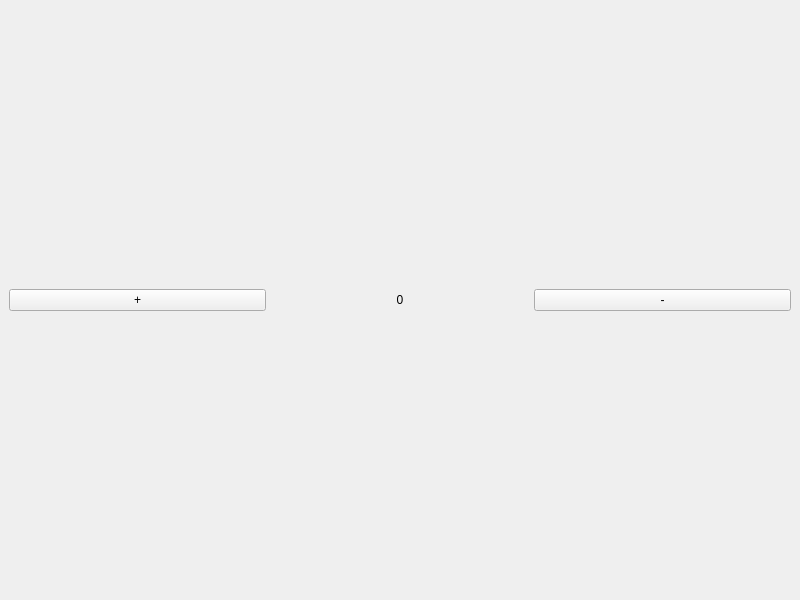
<?xml version="1.0" encoding="UTF-8"?>
<ui version="4.0">
 <class>MainWindow</class>
 <widget class="QMainWindow" name="MainWindow">
  <property name="geometry">
   <rect>
    <x>0</x>
    <y>0</y>
    <width>800</width>
    <height>600</height>
   </rect>
  </property>
  <property name="windowTitle">
   <string>MainWindow</string>
  </property>
  <widget class="QWidget" name="centralwidget">
   <layout class="QGridLayout" name="gridLayout">
    <item row="0" column="0">
     <widget class="QPushButton" name="pushButton">
      <property name="text">
       <string>+</string>
      </property>
     </widget>
    </item>
    <item row="0" column="1">
     <widget class="QLabel" name="label">
      <property name="text">
       <string>0</string>
      </property>
      <property name="alignment">
       <set>Qt::AlignCenter</set>
      </property>
     </widget>
    </item>
    <item row="0" column="2">
     <widget class="QPushButton" name="pushButton_2">
      <property name="text">
       <string>-</string>
      </property>
     </widget>
    </item>
   </layout>
  </widget>
 </widget>
 <resources/>
 <connections/>
</ui>
